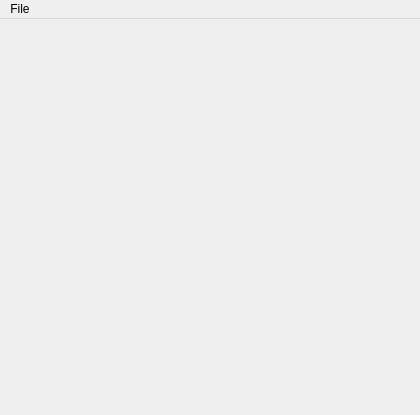
<?xml version="1.0" encoding="UTF-8"?>
<ui version="4.0">
 <class>MainWindowForm</class>
 <widget class="QMainWindow" name="MainWindowForm">
  <property name="geometry">
   <rect>
    <x>0</x>
    <y>0</y>
    <width>420</width>
    <height>415</height>
   </rect>
  </property>
  <property name="windowTitle">
   <string>Qt OpenSceneGraph Example</string>
  </property>
  <widget class="QWidget" name="centralWidget">
   <layout class="QVBoxLayout" name="verticalLayout">
    <property name="leftMargin">
     <number>0</number>
    </property>
    <property name="topMargin">
     <number>0</number>
    </property>
    <property name="rightMargin">
     <number>0</number>
    </property>
    <property name="bottomMargin">
     <number>0</number>
    </property>
   </layout>
  </widget>
  <widget class="QMenuBar" name="menuBar">
   <property name="geometry">
    <rect>
     <x>0</x>
     <y>0</y>
     <width>420</width>
     <height>17</height>
    </rect>
   </property>
   <widget class="QMenu" name="menuFile">
    <property name="title">
     <string>File</string>
    </property>
    <addaction name="actionExit"/>
    <addaction name="separator"/>
    <addaction name="actionOpen_3"/>
    <addaction name="actionSave_3"/>
    <addaction name="actionSave_as"/>
    <addaction name="actionPrint"/>
   </widget>
   <addaction name="menuFile"/>
  </widget>
  <action name="actionOpen">
   <property name="text">
    <string>Open</string>
   </property>
  </action>
  <action name="actionAbout">
   <property name="text">
    <string>About</string>
   </property>
  </action>
  <action name="actionSave">
   <property name="text">
    <string>Save</string>
   </property>
  </action>
  <action name="actionSave_As">
   <property name="text">
    <string>Save As</string>
   </property>
  </action>
  <action name="actionExit">
   <property name="text">
    <string>Exit</string>
   </property>
  </action>
  <action name="actionOpen_2">
   <property name="text">
    <string>Open</string>
   </property>
  </action>
  <action name="actionSave_2">
   <property name="text">
    <string>Save</string>
   </property>
  </action>
  <action name="actionSave_As_2">
   <property name="text">
    <string>Save As</string>
   </property>
  </action>
  <action name="actionPrint">
   <property name="text">
    <string>Print</string>
   </property>
  </action>
  <action name="actionSave_as">
   <property name="text">
    <string>Save as</string>
   </property>
  </action>
  <action name="actionOpen_3">
   <property name="text">
    <string>Open</string>
   </property>
  </action>
  <action name="actionSave_3">
   <property name="text">
    <string>Save</string>
   </property>
  </action>
 </widget>
 <layoutdefault spacing="6" margin="11"/>
 <resources/>
 <connections/>
</ui>
